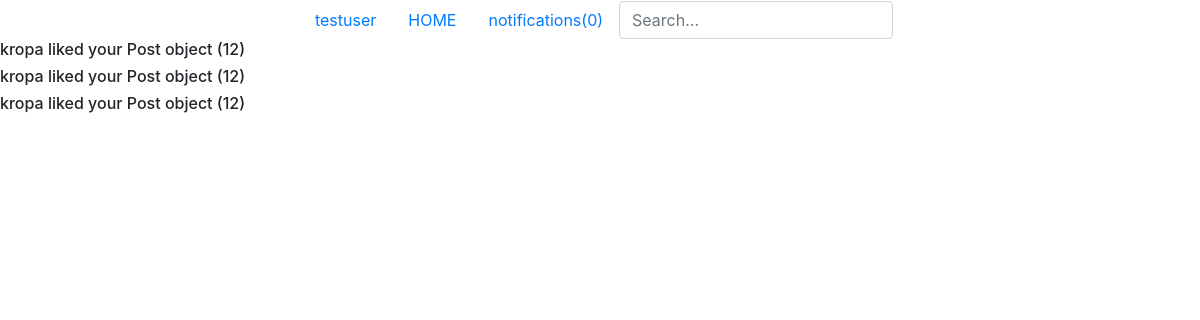
/users/notifications/ (signed in), run on an earlier commit of the app's database.
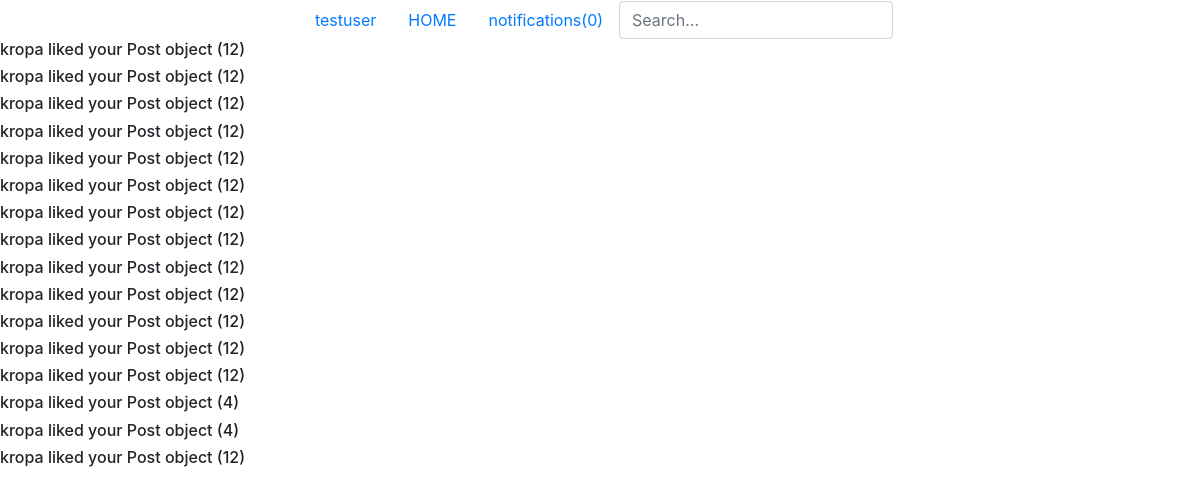
And on a later commit of the database.
### users/models.py (models this page shows, shortened)
class Profile(models.Model):
    user = models.OneToOneField(User, on_delete=models.CASCADE)
    avatar = models.ImageField(default='default.jpg', null=True, blank=True, upload_to='media')

class Notification(models.Model):
    profile = models.ForeignKey(Profile, on_delete=models.CASCADE)
    is_read = models.BooleanField(default=False)
    message = models.TextField(max_length=100)

### users/views.py (the view)
# urls.py: path('notifications/', NotificationListView.as_view(), name='notifications')
class NotificationListView(ListView):
    model = Notification
    template_name = 'users/notifications.html'
    def get_queryset(self):
        notifications = Notification.objects.filter(profile=self.request.user.profile).all()
        print(notifications)
        notifications.update(is_read=True)
        return notifications

### users/templatetags/notifilter.py (called while the page is built)
@register.filter
def notifilter(args):
    filtered = []
    for i in args:
        if i.is_read == False:
            filtered.append(i)
    return filtered

### users/templates/users/notifications.html (shortened to what this page needs)
{% extends 'users/base.html' %}
{% block content %}
    {% for notification in object_list %}
        <h6>{{ notification.message }}</h6>
    {% endfor %}
{% endblock %}

### users/templates/users/base.html (shortened to what this page needs)
{% load static %}
{% load notifilter %}
<!DOCTYPE html>
<html lang="en">
<head>
    <link rel="stylesheet" href="https://stackpath.bootstrapcdn.com/bootstrap/4.5.0/css/bootstrap.min.css">
    <link rel="stylesheet" href="https://use.fontawesome.com/releases/v5.7.2/css/all.css">
</head>
<body>
    <nav class="nav justify-content-center">
      {% if user.is_authenticated %}
      <a class="nav-link active" href="{% url 'profile_detail' request.user.profile.pk %}">{{ request.user.username }}</a>
      {% endif %}
      <a class="nav-link" href="{% url 'homepage' %}">HOME</a>
      <a class="nav-link" href="{% url 'notifications' %}">notifications({{ request.user.profile.notification_set.all|notifilter|length }})</a>
      <form class="form-inline my-2 my-lg-0" action="{% url 'search' %}" method="GET">
        <input class="form-control mr-sm-2" type="text" name="search" placeholder="Search...">
      </form>
    </nav>
    {% block content %}
    {% endblock %}
</body>
</html>

What changed in the data, as far as the page shows it:
added Notification: message "kropa liked your Post object (12)"
added Notification: message "kropa liked your Post object (12)"
added Notification: message "kropa liked your Post object (12)"
added Notification: message "kropa liked your Post object (12)"
added Notification: message "kropa liked your Post object (12)"
added Notification: message "kropa liked your Post object (12)"
added Notification: message "kropa liked your Post object (12)"
added Notification: message "kropa liked your Post object (12)"
added Notification: message "kropa liked your Post object (12)"
added Notification: message "kropa liked your Post object (12)"
added Notification: message "kropa liked your Post object (4)"
added Notification: message "kropa liked your Post object (4)"
added Notification: message "kropa liked your Post object (12)"
